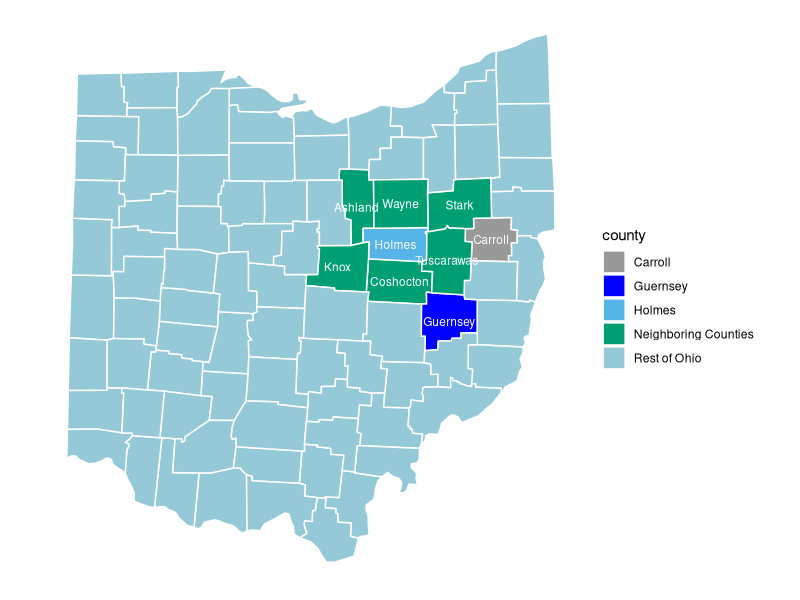

Recreate this plot in R.
library(ggplot2)
library(maps)
library(Hmisc)
library(mapproj)

county_df <- map_data('county')  #mappings of counties by state
coord <- mapproject(county_df$long,county_df$lat,projection = "lambert", parameters=c(39,42), orientation=c(90,0,-83) )
county_df$x <- coord$x
county_df$y <- coord$y
oh <- subset(county_df, region =="ohio")   #subset just for oh
oh$county <-oh$subregion

cnames <- aggregate(cbind(x, y) ~ subregion, data=oh,FUN=function(x)mean(range(x)))
cnames<-cnames[cnames$subregion %in% c("ashland","carroll","holmes","wayne","stark","knox","wayne","coshocton","tuscarawas","guernsey"),]
cnames$subregion <-capitalize(cnames$subregion)

oh$county[oh$county!="ashland"]<-"Rest of Ohio"

oh$county[oh$subregion=="holmes"]<-"Holmes"
oh$county[oh$subregion=="carroll"]<-"Carroll"
oh$county[oh$subregion=="guernsey"]<-"Guernsey"

oh$county[oh$subregion =="ashland"]<-"Neighboring Counties"
oh$county[oh$subregion=="wayne"]<-"Neighboring Counties"
oh$county[oh$subregion=="stark"]<-"Neighboring Counties"
oh$county[oh$subregion=="knox"]<-"Neighboring Counties"
oh$county[oh$subregion=="coshocton"]<-"Neighboring Counties"
oh$county[oh$subregion=="tuscarawas"]<-"Neighboring Counties"

p<-ggplot(oh, aes(x, y)) + geom_polygon(aes(group=group,fill=county), colour="white")+ coord_map()+geom_text(data=cnames, aes(label = subregion),colour='white', size=3)+scale_fill_manual(values = c("#999999","blue", "#56B4E9","#009E73","#95C9D8"))

p+theme(panel.border=element_blank(),panel.grid.major=element_blank(),panel.background=element_blank(),axis.title=element_blank(),axis.text=element_blank(),axis.ticks=element_blank())
